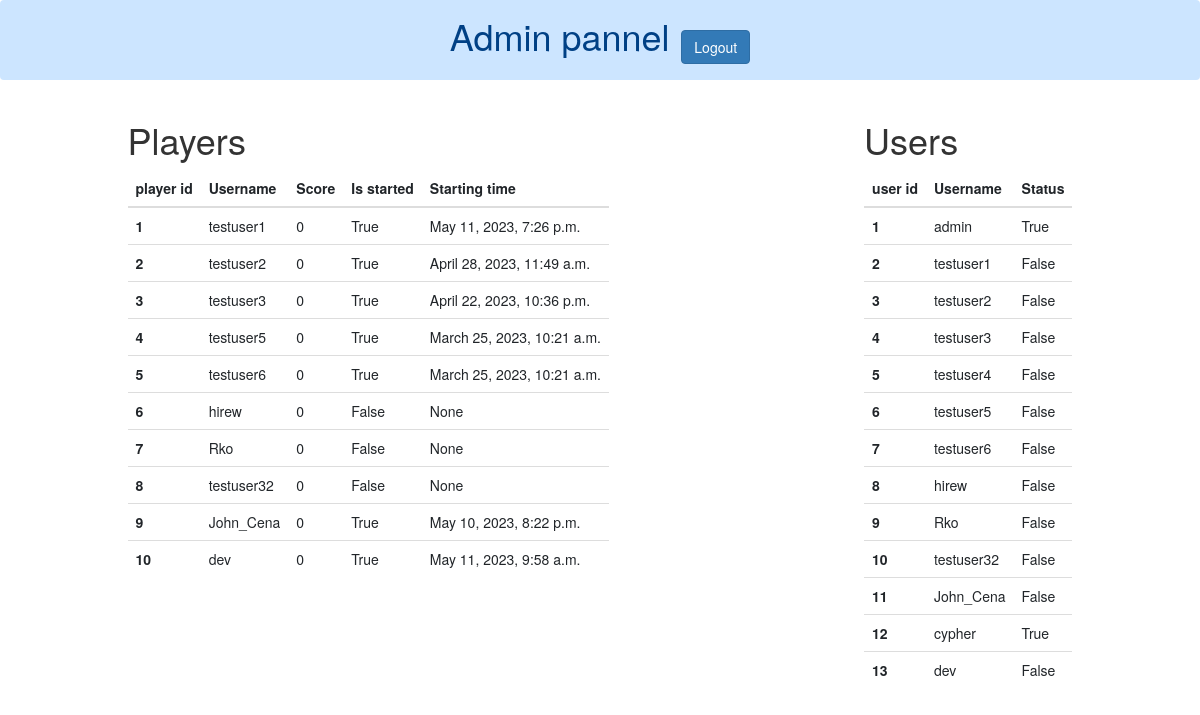
The page /settingwale/ (signed in) on the database as committed earlier.
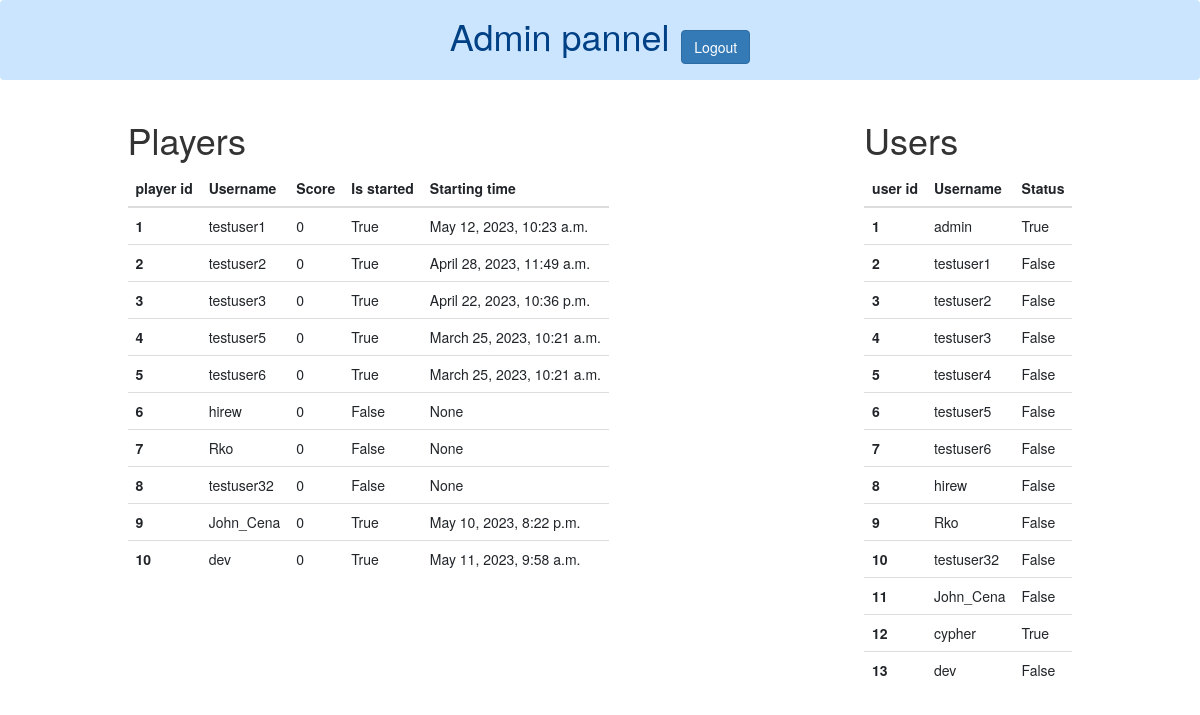
The same page on the database as committed later.
### app1/models.py (models this page shows, shortened)
class Player(models.Model):
    user = models.OneToOneField(User,on_delete=models.CASCADE)
    p_login_number= models.IntegerField(default=0)
    p_score = models.IntegerField(default=0)
    p_is_started = models.BooleanField(default=False)
    p_is_loged_in = models.BooleanField(default=False)
    p_start_time = models.DateTimeField(null=True,blank=True)
    p_is_junior = models.BooleanField(default=True)

### app1/decorators.py (the view)
    def wrap(request,*args, **kwargs):
        if request.user.is_superuser:
            return func(request,*args, **kwargs)
        else:
            return HttpResponse("<h1>403 Forbidden</h1>")

### app1/views.py (called while the page is built)
@only_superuser
@login_required(login_url='login')
def settingwale(request):
    context={}
    players = Player.objects.all()
    users = User.objects.all()
    context["players"]=players
    context["users"]=users
    return render(request,"app1/settingwale.html",context)

### app1/templates/app1/settingwale.html (shortened to what this page needs)
<!DOCTYPE html>
<html lang="en">
<head>
    <link rel="stylesheet" href="https://cdn.jsdelivr.net/npm/bootstrap@4.4.1/dist/css/bootstrap.min.css">
    <link rel="stylesheet" href="https://maxcdn.bootstrapcdn.com/bootstrap/3.4.1/css/bootstrap.min.css">
</head>
<body>
    <div class="alert alert-primary  text-center " role="alert">
        <h1 class="d-inline">Admin pannel</h1> &nbsp; <a href="/logout"><button class="btn btn-primary">Logout</button></a>
      </div>
    <div class="d-flex justify-content-around">
        <div>
        <h1>Players</h1>
    <table class="table table-hover">
        <thead>
          <tr>
            <th scope="col">player id</th>
            <th scope="col">Username</th>
            <th scope="col">Score</th>
            <th scope="col">Is started</th>
            <th scope="col">Starting time</th>
          </tr>
        </thead>
        <tbody>
            {% for player in players %}
          <tr>
            <th scope="row">{{player.id}}</th>
            <td>{{player.user}}</td>
            <td>{{player.p_score}}</td>
            <td>{{player.p_is_started}}</td>
            <td>{{player.p_start_time}}</td>
          </tr>
          {% endfor %}
        </tbody>
    </table>
    </div>
    <div>
        <h1>Users</h1>
    <table class="table table-hover">
        <thead>
          <tr>
            <th scope="col">user id</th>
            <th scope="col">Username</th>
            <th scope="col">Status</th>
          </tr>
        </thead>
        <tbody>
            {% for user in users %}
          <tr>
            <th scope="row">{{user.id}}</th>
            <td>{{user.username}}</td>
            <td>{{user.is_superuser }}</td>
          </tr>
          {% endfor %}
        </tbody>
    </table>
    </div>
    </div>
</body>
</html>

Rows that differ between the two databases and show on the page:
changed Player "testuser1": p_start_time "May 11, 2023, 7:26 p.m." → "May 12, 2023, 10:23 a.m."
